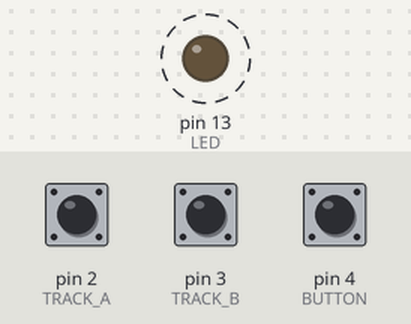
The sketch below on a simulated Arduino Uno, built with avr-gcc and run on an emulated ATmega328P. On the bench: output pins drawn as LEDs (lit = HIGH). Dashed ring = blinking. Inputs (shaded band) come from the test bench; at power-on: pin 2 (TRACK_A) HIGH, pin 3 (TRACK_B) HIGH, pin 4 (BUTTON) HIGH. What the sketch prints to the serial monitor is not drawn.

Above: at 0.2 s.
Timing chart, 0 to 3.0 s (numbered marks = the images above):
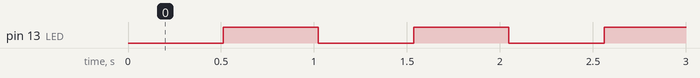

The sketch:

readEncoder.ino
```cpp
typedef unsigned char ubyte;
typedef unsigned long int ulong;

#define TRACK_A        2
#define TRACK_B        3
#define BUTTON         4
#define LED            13
#define CYCLE_DURATION 1000

ulong milestone;
int value ;
ubyte oldTrackA;
ubyte newTrackA;
ubyte newTrackB;
ubyte encoder_status;

void setup()
{
    Serial.begin(9600);
    pinMode(LED, OUTPUT);
    pinMode(TRACK_A, INPUT_PULLUP);
    pinMode(TRACK_B, INPUT_PULLUP);
    pinMode(BUTTON, INPUT_PULLUP);
    milestone += millis();


}

void loop()
{
    newTrackA = digitalRead(TRACK_A);
    newTrackB = digitalRead(TRACK_B);

    encoder_status = (oldTrackA << 2) | (newTrackA << 1) | newTrackB;

    switch(encoder_status)
    {
      case 5:
      case 2:
          value++;
          break;
      case 3:
      case 4:
          value--;
          break;
      default:
        break;
    }

    oldTrackA = newTrackA;

    if(millis() >= milestone)
    {
        Serial.println(value);
        milestone += CYCLE_DURATION;
    }

    if(!digitalRead(BUTTON))
      value = 0;

    if(millis() & 0x200)
        digitalWrite(LED, 1);
    else
        digitalWrite(LED, 0);
}
```

Measured:
- by itself, pin 13 (LED): alternates HIGH for 0.51 s and LOW for 0.51 s
